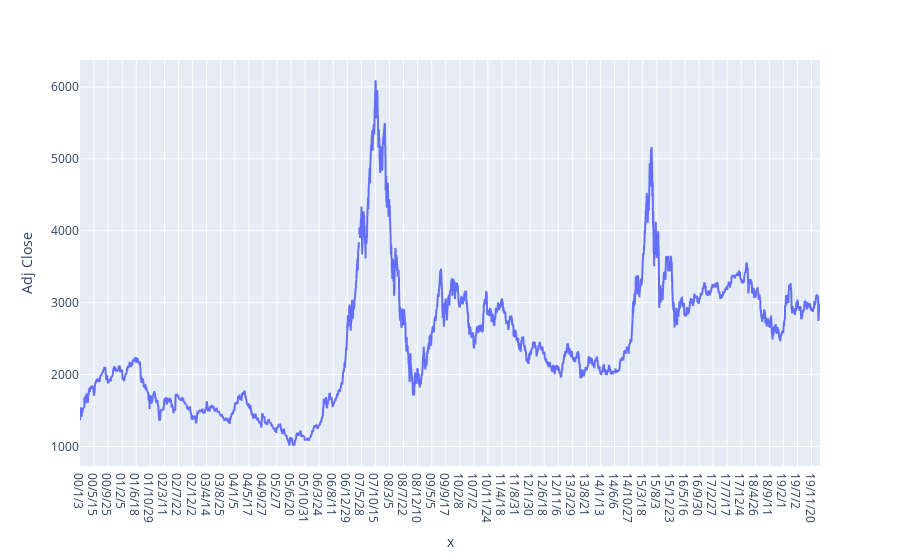

Notebook source saved alongside this figure:
### Code cell
import plotly.express as px
fig = px.line(sci, x=sci.index, y='Adj Close')
fig.show()

### Figure 1 — Plotly figure (JSON) as saved in the notebook; plotly's stock layout.template omitted (floating-point values rounded to 4 significant figures; data arrays with more than 128 entries replaced by an {"elided": "..."} marker saying what was removed)
{"data": [{"hoverlabel": {"namelength": 0}, "hovertemplate": "x=%{x}<br>Adj Close=%{y}", "legendgroup": "", "line": {"color": "#636efa", "dash": "solid"}, "mode": "lines", "name": "", "showlegend": false, "type": "scattergl", "x": {"elided": "4998 str values"}, "xaxis": "x", "y": {"elided": "4998 float values"}, "yaxis": "y"}], "layout": {"legend": {"tracegroupgap": 0}, "margin": {"t": 60}, "xaxis": {"anchor": "y", "domain": [0, 1], "title": {"text": "x"}}, "yaxis": {"anchor": "x", "domain": [0, 1], "title": {"text": "Adj Close"}}}}
